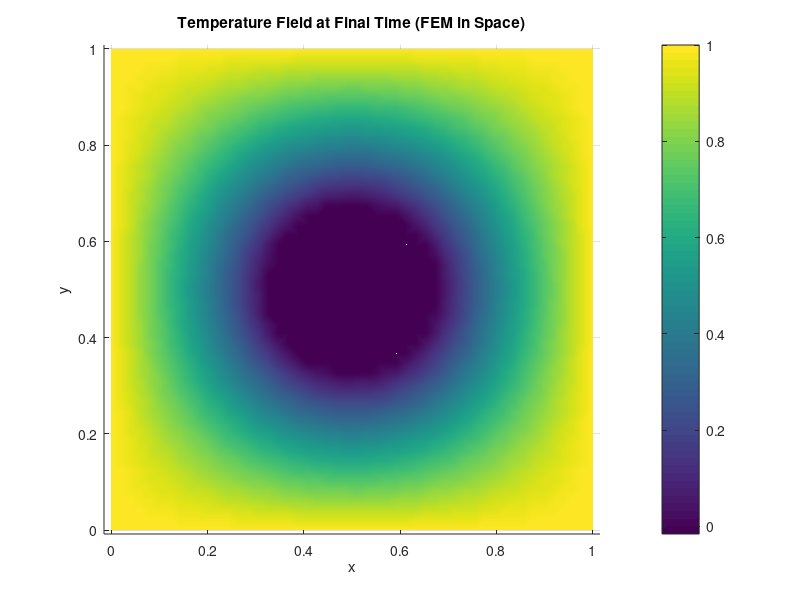

This figure's MATLAB source:
clear; clc;

% Physical parameters
rho = 1.0;    % density
cp  = 1.0;    % specific heat
kappa = 1.0;  % thermal conductivity
Latent = 1.0; % latent heat per unit mass
T0  = 1.0;    % hot boundary temperature
Tm  = 0.0;    % melting temperature

max_iter = 20; % Maximum Newton iterations

% Domain and mesh
Lx = 1.0; Ly = 1.0;
Nx = 50; Ny = 50;

% Create structured triangular mesh
[X, Y] = meshgrid(linspace(0, Lx, Nx), linspace(0, Ly, Ny));
X = X(:); Y = Y(:);

% Triangulation (each quad divided into 2 triangles)
tri = delaunay(X, Y);
Nnodes = length(X);
Nelems = size(tri, 1);

% Identify boundary nodes
tol = 1e-10;
left_nodes   = find(abs(X) < tol);
right_nodes  = find(abs(X - Lx) < tol);
bottom_nodes = find(abs(Y) < tol);
top_nodes    = find(abs(Y - Ly) < tol);

% Initial Conditions: Circular Interface
center = [0.5, 0.5];
radius = 0.3;
dist = sqrt((X - center(1)).^2 + (Y - center(2)).^2);

% Define Solid (Inside) and Liquid (Outside)
solid_mask = (dist <= radius);
liquid_mask = ~solid_mask;

% Initialize Fields
T = zeros(Nnodes, 1);
H = zeros(Nnodes, 1);

% Solid Initialization
T(solid_mask) = Tm;
H(solid_mask) = cp * Tm;

% Liquid Initialization
T(liquid_mask) = T0;
H(liquid_mask) = cp * T0 + Latent;

% Boundary Conditions (Fix all walls to T0 to drive melting)
% Identify all boundary nodes
bnd_nodes = [left_nodes; right_nodes; bottom_nodes; top_nodes];
bnd_nodes = unique(bnd_nodes);

% Pre-allocate triplet arrays
max_nz = Nelems * 9; % 3x3 local matrix per element
I_K = zeros(max_nz, 1); J_K = zeros(max_nz, 1); V_K = zeros(max_nz, 1);
I_M = zeros(max_nz, 1); J_M = zeros(max_nz, 1); V_M = zeros(max_nz, 1);
idx = 0;

for e = 1:Nelems
    nodes = tri(e, :);
    x_e = X(nodes);
    y_e = Y(nodes);
    
    % Element area
    area = 0.5 * abs(det([1, x_e(1), y_e(1);
                          1, x_e(2), y_e(2);
                          1, x_e(3), y_e(3)]));
    
    % Gradients of shape functions
    grad_b = [y_e(2) - y_e(3); y_e(3) - y_e(1); y_e(1) - y_e(2)] / (2*area);
    grad_c = [x_e(3) - x_e(2); x_e(1) - x_e(3); x_e(2) - x_e(1)] / (2*area);
    
    % Local mass matrix (consistent)
    M_local = (area / 12) * [2 1 1; 1 2 1; 1 1 2];
    
    % Local stiffness matrix
    K_local = area * (grad_b*grad_b' + grad_c*grad_c');
    
    % Vectorized stacking
    for loc_i = 1:3
        for loc_j = 1:3
            idx = idx + 1;
            I_K(idx) = nodes(loc_i);
            J_K(idx) = nodes(loc_j);
            V_K(idx) = K_local(loc_i, loc_j);
            
            I_M(idx) = nodes(loc_i);
            J_M(idx) = nodes(loc_j);
            V_M(idx) = M_local(loc_i, loc_j);
        end
    end
end

% Assemble sparse matrices
K = sparse(I_K, J_K, V_K, Nnodes, Nnodes);
M = sparse(I_M, J_M, V_M, Nnodes, Nnodes);

% Time-stepping parameters
dt = 0.0001;  % Smaller time step for stability
t_final = 0.02;
steps = floor(t_final / dt);

% Identify free DOFs (all except Dirichlet boundary)
free_dofs = setdiff(1:Nnodes, bnd_nodes);

% Lumped mass matrix for explicit scheme (more stable)
M_lumped = spdiags(sum(M, 2), 0, Nnodes, Nnodes);

inv_rho = 1 / rho;

% Time integration
for n = 1:steps
    H_old = H;

    % Newton-Raphson iteration for nonlinear solve
    for iter = 1:max_iter
        % 1. Calculate T from current guess of H (using phase change relation)
        T_guess = zeros(Nnodes, 1);
        dTdH = zeros(Nnodes, 1); % Derivative for Jacobian

        % Solid (H <= cp*Tm)
        mask_solid = (H <= cp*Tm);
        T_guess(mask_solid) = H(mask_solid) / cp;
        dTdH(mask_solid) = 1/cp;
        
        % Mushy (cp*Tm < H < cp*Tm + Latent)
        mask_mushy = (H > cp*Tm) & (H < cp*Tm + Latent);
        T_guess(mask_mushy) = Tm;
        dTdH(mask_mushy) = 0; % T doesn't change with H here
        
        % Liquid (H >= cp*Tm + Latent)
        mask_liquid = (H >= cp*Tm + Latent);
        T_guess(mask_liquid) = Tm + (H(mask_liquid) - cp*Tm - Latent) / cp;
        dTdH(mask_liquid) = 1/cp;

        % 2. Enforce Dirichlet BCs on T_guess
        T_guess(bnd_nodes) = T0;
        H(bnd_nodes) = cp*T0 + Latent;

        % 3. Calculate Residual
        Res = M * (H - H_old) + dt * (kappa * inv_rho) * (K * T_guess);
        Res(bnd_nodes) = 0; % Enforce BCs in residual

        % 4. Check convergence
        res_norm = norm(Res(free_dofs)); % Only check free DOFs
        if res_norm < tol
            break;
        end

        % 5. Assemble Jacobian
        K_tangent = K * spdiags(dTdH, 0, Nnodes, Nnodes);
        Jac = M + dt * (kappa * inv_rho) * K_tangent;

        delta_H = zeros(Nnodes, 1);
        delta_H(free_dofs) = -Jac(free_dofs, free_dofs) \ Res(free_dofs);

        % 6. Update H
        H = H + delta_H;
    end

    if iter == max_iter
        warning('Newton did not converge at step %d', n);
    end

    solid = (H < cp*Tm + 1e-10);  % Small tolerance
    liquid = (H > cp*Tm + Latent - 1e-10);
    mushy = ~solid & ~liquid;
    
    T(solid) = H(solid) / cp;
    T(mushy) = Tm;  % During phase change, T stays at Tm
    T(liquid) = Tm + (H(liquid) - cp*Tm - Latent) / cp;
    
    % Check for NaN
    if any(isnan(T))
        fprintf('NaN detected at step %d\n', n);
        break;
    end
    
    % Progress indicator
    if mod(n, 100) == 0
        fprintf('Step %d/%d, T range: [%.3f, %.3f]\n', n, steps, min(T), max(T));
    end
end

% Plot final temperature field
figure;
trisurf(tri, X, Y, T, 'EdgeColor', 'none');
view(2);
xlabel('x'); ylabel('y');
title('Temperature Field at Final Time (FEM in Space)');
colorbar;
shading interp;
axis equal tight;